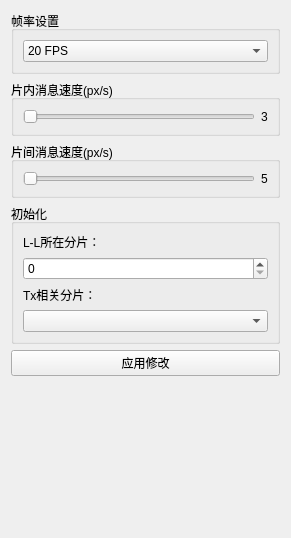
<?xml version="1.0" encoding="UTF-8"?>
<ui version="4.0">
 <class>SettingWidget</class>
 <widget class="QWidget" name="SettingWidget">
  <property name="geometry">
   <rect>
    <x>0</x>
    <y>0</y>
    <width>291</width>
    <height>538</height>
   </rect>
  </property>
  <property name="windowTitle">
   <string>Form</string>
  </property>
  <layout class="QVBoxLayout" name="verticalLayout">
   <item>
    <widget class="QGroupBox" name="groupBox">
     <property name="title">
      <string>帧率设置</string>
     </property>
     <layout class="QVBoxLayout" name="verticalLayout_2">
      <item>
       <widget class="QComboBox" name="frameRateCombo">
        <item>
         <property name="text">
          <string>20 FPS</string>
         </property>
        </item>
        <item>
         <property name="text">
          <string>30 FPS</string>
         </property>
        </item>
        <item>
         <property name="text">
          <string>60 FPS</string>
         </property>
        </item>
       </widget>
      </item>
     </layout>
    </widget>
   </item>
   <item>
    <widget class="QGroupBox" name="groupBox_2">
     <property name="title">
      <string>片内消息速度(px/s)</string>
     </property>
     <layout class="QHBoxLayout" name="horizontalLayout">
      <item>
       <widget class="QSlider" name="intraMsgSpeedSlider">
        <property name="orientation">
         <enum>Qt::Horizontal</enum>
        </property>
       </widget>
      </item>
      <item>
       <widget class="QLabel" name="intraMsgSpeedLabel">
        <property name="text">
         <string>3</string>
        </property>
       </widget>
      </item>
     </layout>
    </widget>
   </item>
   <item>
    <widget class="QGroupBox" name="groupBox_3">
     <property name="title">
      <string>片间消息速度(px/s)</string>
     </property>
     <layout class="QHBoxLayout" name="horizontalLayout_2">
      <item>
       <widget class="QSlider" name="interMsgSpeedSlider">
        <property name="orientation">
         <enum>Qt::Horizontal</enum>
        </property>
       </widget>
      </item>
      <item>
       <widget class="QLabel" name="interMsgSpeedLabel">
        <property name="text">
         <string>5</string>
        </property>
       </widget>
      </item>
     </layout>
    </widget>
   </item>
   <item>
    <widget class="QGroupBox" name="groupBox_4">
     <property name="title">
      <string>初始化</string>
     </property>
     <layout class="QVBoxLayout" name="verticalLayout_3">
      <item>
       <widget class="QLabel" name="label_2">
        <property name="text">
         <string>L-L所在分片：</string>
        </property>
       </widget>
      </item>
      <item>
       <widget class="QSpinBox" name="startIndexSpin"/>
      </item>
      <item>
       <widget class="QLabel" name="label_3">
        <property name="text">
         <string>Tx相关分片：</string>
        </property>
       </widget>
      </item>
      <item>
       <widget class="MultiComboBox" name="endIndexBox"/>
      </item>
     </layout>
    </widget>
   </item>
   <item>
    <widget class="QPushButton" name="applyButton">
     <property name="text">
      <string>应用修改</string>
     </property>
    </widget>
   </item>
   <item>
    <spacer name="verticalSpacer">
     <property name="orientation">
      <enum>Qt::Vertical</enum>
     </property>
     <property name="sizeHint" stdset="0">
      <size>
       <width>20</width>
       <height>40</height>
      </size>
     </property>
    </spacer>
   </item>
  </layout>
 </widget>
 <customwidgets>
  <customwidget>
   <class>MultiComboBox</class>
   <extends>QComboBox</extends>
   <header>utils/multicombobox.h</header>
  </customwidget>
 </customwidgets>
 <resources/>
 <connections/>
</ui>
